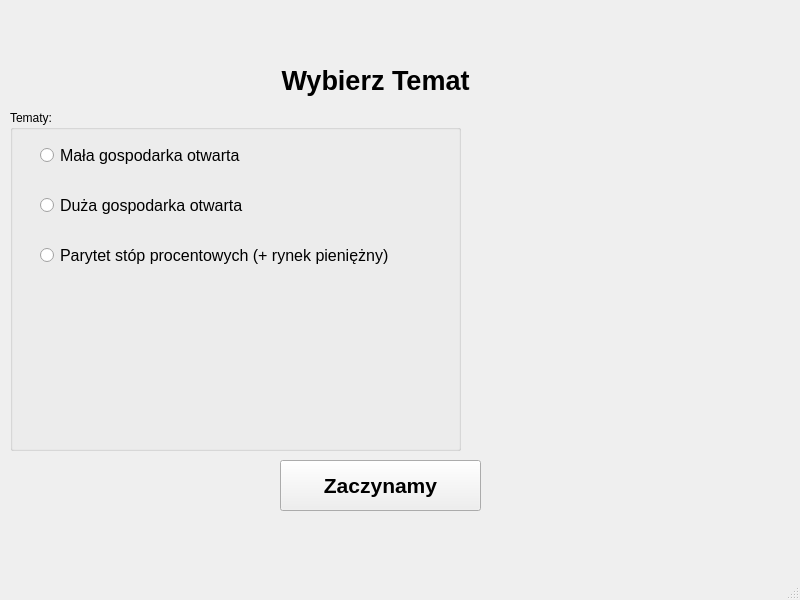
<?xml version="1.0" encoding="UTF-8"?>
<ui version="4.0">
 <class>MainWindow</class>
 <widget class="QMainWindow" name="MainWindow">
  <property name="geometry">
   <rect>
    <x>0</x>
    <y>0</y>
    <width>800</width>
    <height>600</height>
   </rect>
  </property>
  <property name="windowTitle">
   <string>MainWindow</string>
  </property>
  <widget class="QWidget" name="centralwidget">
   <widget class="QLabel" name="label">
    <property name="geometry">
     <rect>
      <x>170</x>
      <y>60</y>
      <width>411</width>
      <height>41</height>
     </rect>
    </property>
    <property name="font">
     <font>
      <pointsize>20</pointsize>
      <bold>true</bold>
     </font>
    </property>
    <property name="text">
     <string>Wybierz Temat</string>
    </property>
    <property name="alignment">
     <set>Qt::AlignCenter</set>
    </property>
   </widget>
   <widget class="QPushButton" name="pushButton">
    <property name="geometry">
     <rect>
      <x>280</x>
      <y>460</y>
      <width>201</width>
      <height>51</height>
     </rect>
    </property>
    <property name="font">
     <font>
      <pointsize>16</pointsize>
      <bold>true</bold>
     </font>
    </property>
    <property name="text">
     <string>Zaczynamy</string>
    </property>
   </widget>
   <widget class="QGroupBox" name="groupBox">
    <property name="geometry">
     <rect>
      <x>10</x>
      <y>110</y>
      <width>451</width>
      <height>341</height>
     </rect>
    </property>
    <property name="title">
     <string>Tematy:</string>
    </property>
    <widget class="QRadioButton" name="radioButton">
     <property name="geometry">
      <rect>
       <x>30</x>
       <y>20</y>
       <width>341</width>
       <height>51</height>
      </rect>
     </property>
     <property name="font">
      <font>
       <pointsize>12</pointsize>
      </font>
     </property>
     <property name="text">
      <string>Mała gospodarka otwarta</string>
     </property>
     <property name="checked">
      <bool>false</bool>
     </property>
     <property name="autoExclusive">
      <bool>true</bool>
     </property>
    </widget>
    <widget class="QRadioButton" name="radioButton_3">
     <property name="geometry">
      <rect>
       <x>30</x>
       <y>120</y>
       <width>391</width>
       <height>51</height>
      </rect>
     </property>
     <property name="font">
      <font>
       <pointsize>12</pointsize>
      </font>
     </property>
     <property name="text">
      <string>Parytet stóp procentowych (+ rynek pieniężny)</string>
     </property>
    </widget>
    <widget class="QRadioButton" name="radioButton_4">
     <property name="geometry">
      <rect>
       <x>30</x>
       <y>70</y>
       <width>391</width>
       <height>51</height>
      </rect>
     </property>
     <property name="font">
      <font>
       <pointsize>12</pointsize>
      </font>
     </property>
     <property name="text">
      <string>Duża gospodarka otwarta</string>
     </property>
    </widget>
   </widget>
  </widget>
  <widget class="QMenuBar" name="menubar">
   <property name="geometry">
    <rect>
     <x>0</x>
     <y>0</y>
     <width>800</width>
     <height>22</height>
    </rect>
   </property>
  </widget>
  <widget class="QStatusBar" name="statusbar"/>
 </widget>
 <resources/>
 <connections/>
</ui>
